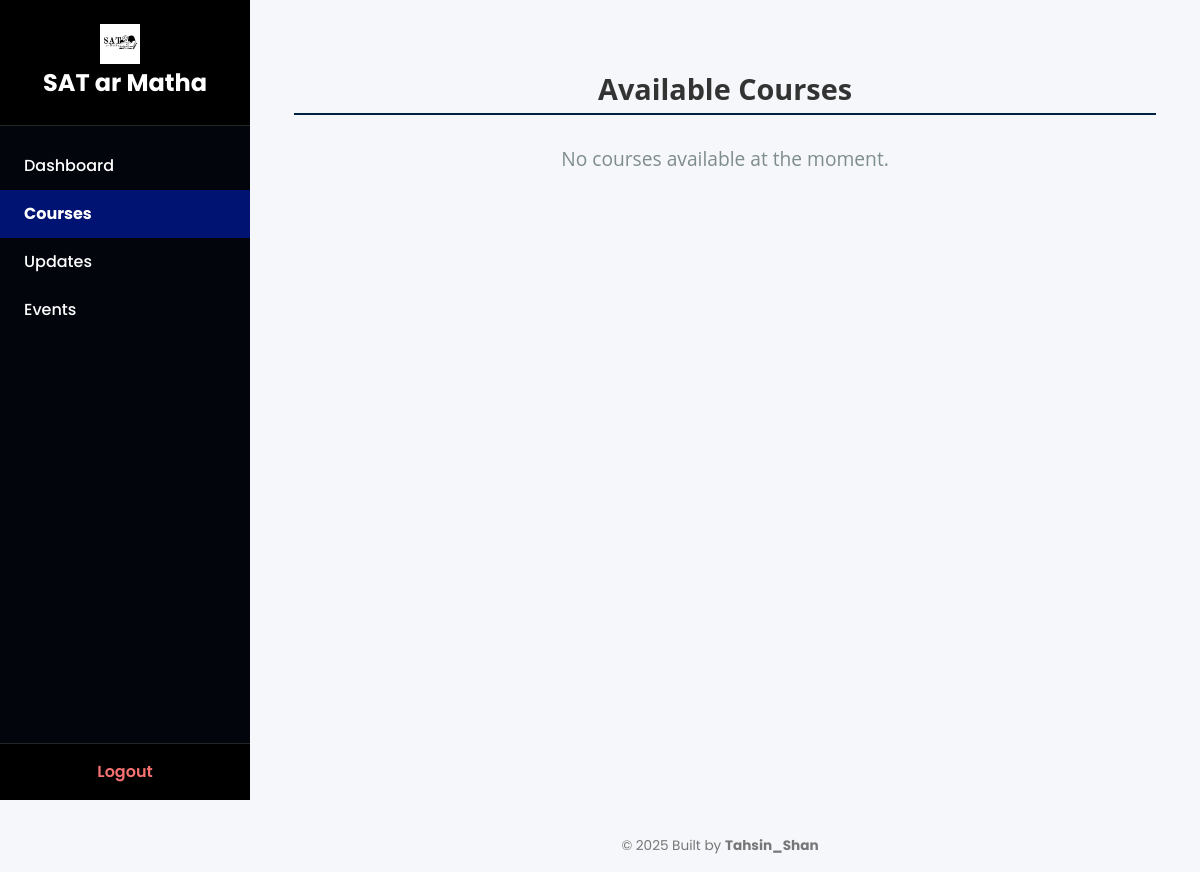
The app's page /courses, older data.
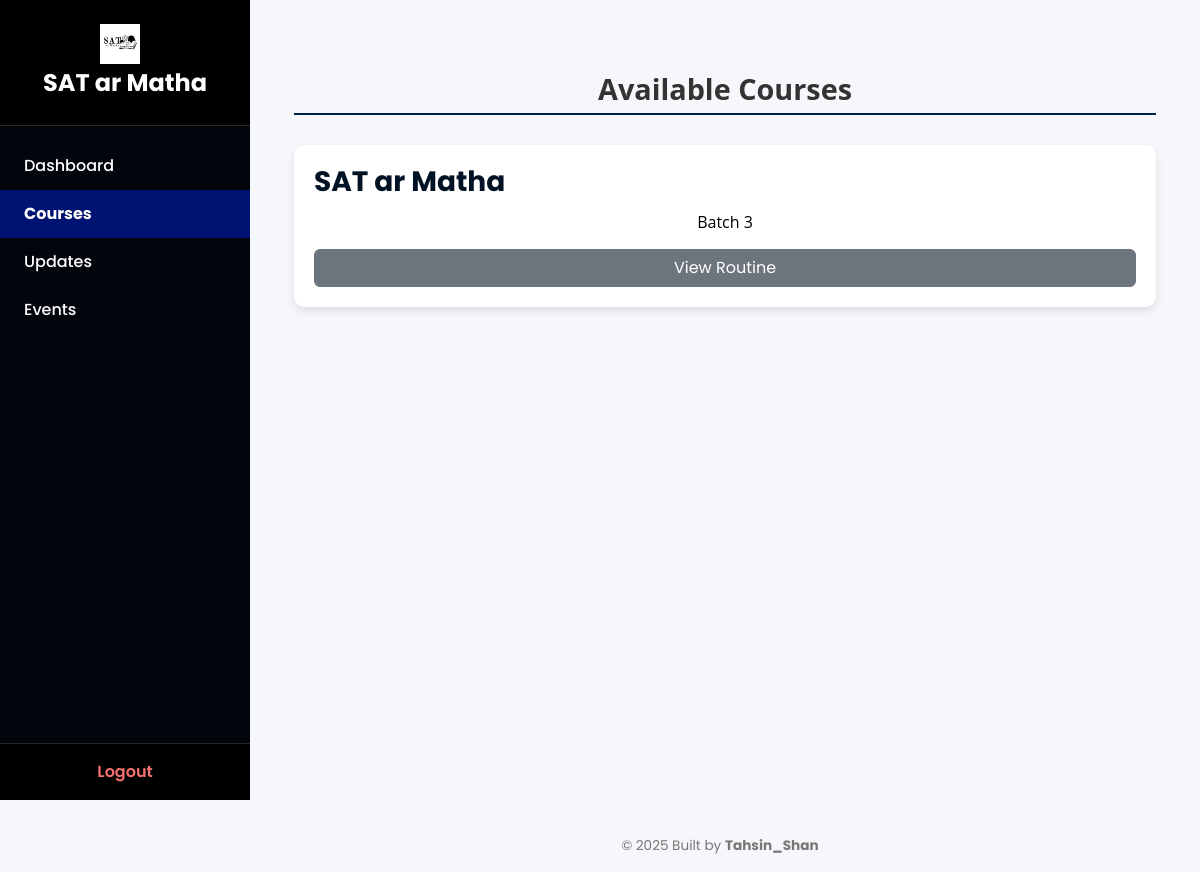
The same page, newer data.
### tables this page shows
CREATE TABLE courses (
        id INTEGER PRIMARY KEY AUTOINCREMENT,
        name TEXT NOT NULL,
        code TEXT NOT NULL,
        syllabus_pdf TEXT
    );

### app.py (the view)
@app.route('/courses')
def course_list():
    conn = get_db_connection()
    courses = conn.execute('SELECT * FROM courses').fetchall()
    conn.close()
    return render_template('course_list.html', courses=courses)

### app.py (called while the page is built)
def get_db_connection():
    conn = sqlite3.connect('database.db')
    conn.row_factory = sqlite3.Row
    return conn

@app.context_processor
def inject_user_role():
    return dict(role=session.get('role'))

@app.context_processor
def inject_user_role():
    return dict(role=session.get('role'))

### templates/course_list.html
{% extends "dashboard_base.html" %}
{% block content %}
<div class="container">
  <h2 class="section-title">Available Courses</h2>
  {% if courses %}
    <div class="courses-grid">
      {% for course in courses %}
        <div class="course-card">
          <h3>{{ course.code }}</h3>
          <p class="title" align="left">{{ course.name }}</p>
          {% if course.syllabus_pdf %}
            <a href="{{ url_for('static', filename='uploads/' ~ course.syllabus_pdf) }}" target="_blank" class="btn btn-secondary">View Routine</a>
          {% else %}
            <p class="no-syllabus"><em>No syllabus uploaded</em></p>
          {% endif %}
        </div>
      {% endfor %}
    </div>
  {% else %}
    <p>No courses available at the moment.</p>
  {% endif %}
</div>
{% endblock %}

### templates/dashboard_base.html (shortened to what this page needs)
<!DOCTYPE html>
<html lang="en">
<head>
  <link rel="stylesheet" href="{{ url_for('static', filename='css/style.css') }}" />
  <link
  href="https://cdn.jsdelivr.net/npm/bootstrap@5.3.1/dist/css/bootstrap.min.css"
  rel="stylesheet"
/>
</head>
<body class="dashboard-body">
 <aside class="sidebar" id="sidebar">
  <div class="sidebar-header">
      <img src="{{ url_for('static', filename='logo.png') }}" alt="Logo" style="width: 40px; height: 40px; vertical-align: middle; margin-right: 10px;"><br>
      <span style="vertical-align: middle;">SAT ar Matha</span>
    </div>
  <nav class="sidebar-content">
    <a href="/dashboard" class="{% if request.path == '/dashboard' %}active{% endif %}">Dashboard</a>
    <a href="/courses" class="{% if request.path.startswith('/courses') %}active{% endif %}">Courses</a>
    <a href="/updates" class="{% if request.path.startswith('/updates') %}active{% endif %}">Updates</a>
    <a href="/events" class="{% if request.path.startswith('/events') %}active{% endif %}">Events</a>
  </nav>
  <div class="sidebar-footer">
    <a href="/logout">Logout</a>
  </div>
</aside>
  <main class="main-content">
    {% block content %}{% endblock %}
  </main>
<footer class="page-footer">
  © 2025 Built by <a href="https://github.com/TahsinShan" target="_blank" style="text-decoration: none; color: inherit;"><strong>Tahsin_Shan</strong></a>
</footer>
</body>
</html>

### static/css/style.css (style rules this page uses)
body { font-family: 'Poppins', sans-serif; margin: 0; background-color: #f4f7fa; color: #333; display: flex; flex-direction: column; }
.container { padding: 20px; }
.section-title { margin-bottom: 20px; font-size: 24px; font-weight: 600; }
.btn { background-color: #000015; color: white; padding: 10px 18px; border: none; border-radius: 6px; cursor: pointer; font-weight: 600; }
.courses-grid { display: grid; grid-template-columns: repeat(auto-fit, minmax(260px, 1fr)); gap: 20px; margin-top: 20px; }
.course-card { background: white; border-radius: 10px; padding: 20px; box-shadow: 0 4px 8px rgba(0, 0, 0, 0.1); display: flex; flex-direction: column; transition: box-shadow 0.3s ease; }
.course-card h3 { margin-bottom: 12px; color: #001224; font-weight: 700; }
.course-card p { flex-grow: 1; color: #000000; margin-bottom: 15px; font-size: 1rem; }
.btn-secondary { background-color: #000000; color: white; text-align: center; padding: 8px 14px; border: none; border-radius: 6px; font-weight: 600; cursor: pointer; text-decoration: none; display: inline-block; }
.section-title { font-size: 1.8rem; color: #333; border-bottom: 2px solid #002243; padding-bottom: 6px; margin-bottom: 30px; }
.main-content { margin-left: 260px; padding: 30px; background-color: #fff; flex-grow: 1; min-height: 100vh; box-sizing: border-box; margin-top: 20px; transition: margin-left 0.3s ease; }
h2 { font-family: 'Segoe UI', Tahoma, Geneva, Verdana, sans-serif; font-size: 2rem; color: #2c3e50; margin-bottom: 40px; text-align: center; }
p { font-family: 'Open Sans', sans-serif; font-size: 1.2rem; color: #7f8c8d; text-align: center; margin-top: 50px; }
.page-footer { text-align: center; font-size: 0.85rem; color: #777; padding: 1rem 0; margin-top: auto; background-color: #f5f7fa; }

### templates/dashboard_base.html (style rules this page uses)
* { box-sizing: border-box; margin: 0; padding: 0; font-family: 'Poppins', sans-serif; }
body.dashboard-body { display: flex; flex-direction: column; min-height: 100vh; background-color: #f5f7fa; color: #333; }
.sidebar { width: 250px; background-color: #03050c; color: white; display: flex; flex-direction: column; height: 100vh; position: fixed; top: 0; left: 0; z-index: 1000; overflow: hidden; }
.sidebar-header { padding: 1.5rem 1.5rem; background-color: #000000; font-size: 1.5rem; font-weight: 700; text-align: center; user-select: none; border-bottom: 1px solid rgba(255,255,255,0.15); flex-shrink: 0; }
.sidebar-content { flex: 1 1 auto; overflow-y: auto; padding: 1rem 0; scroll-behavior: smooth; scrollbar-width: none; -ms-overflow-style: none; }
.sidebar-content a { padding: 0.75rem 1.5rem; color: white; text-decoration: none; font-weight: 500; transition: background-color 0.2s ease; display: block; }
.sidebar-content a.active { background-color: #001372; font-weight: 700; }
.sidebar-footer { background-color: #000000; padding: 1rem 1.5rem; border-top: 1px solid rgba(255,255,255,0.15); flex-shrink: 0; }
.sidebar-footer a { color: #f87171; font-weight: 600; text-decoration: none; display: block; text-align: center; }
.main-content { margin-left: 250px; padding: 2rem; flex-grow: 1; background-color: #f5f7fa; min-height: 100vh; transition: margin-left 0.3s ease; }
.page-footer { text-align: center; font-size: 0.85rem; color: #777; padding: 1rem 0; margin-top: auto; background-color: #f5f7fa; margin-left: 240px; }

Row changes from the older to the newer data that the page shows:
added courses: code "SAT ar Matha", name "Batch 3"
Text that changed along with them:
text no longer shown: "No courses available at the moment."
